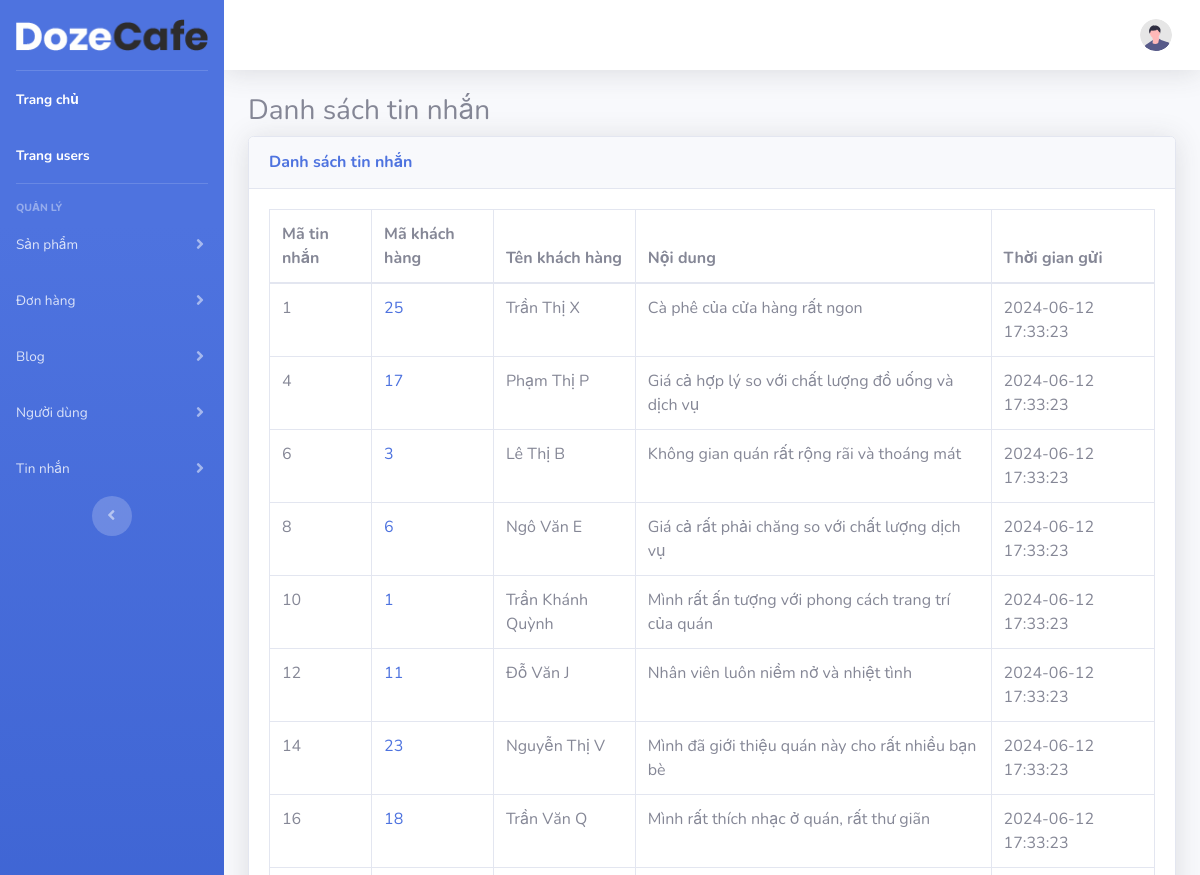
Before: /admin_page/lietketinnhan.php (upper part) with the older database file.
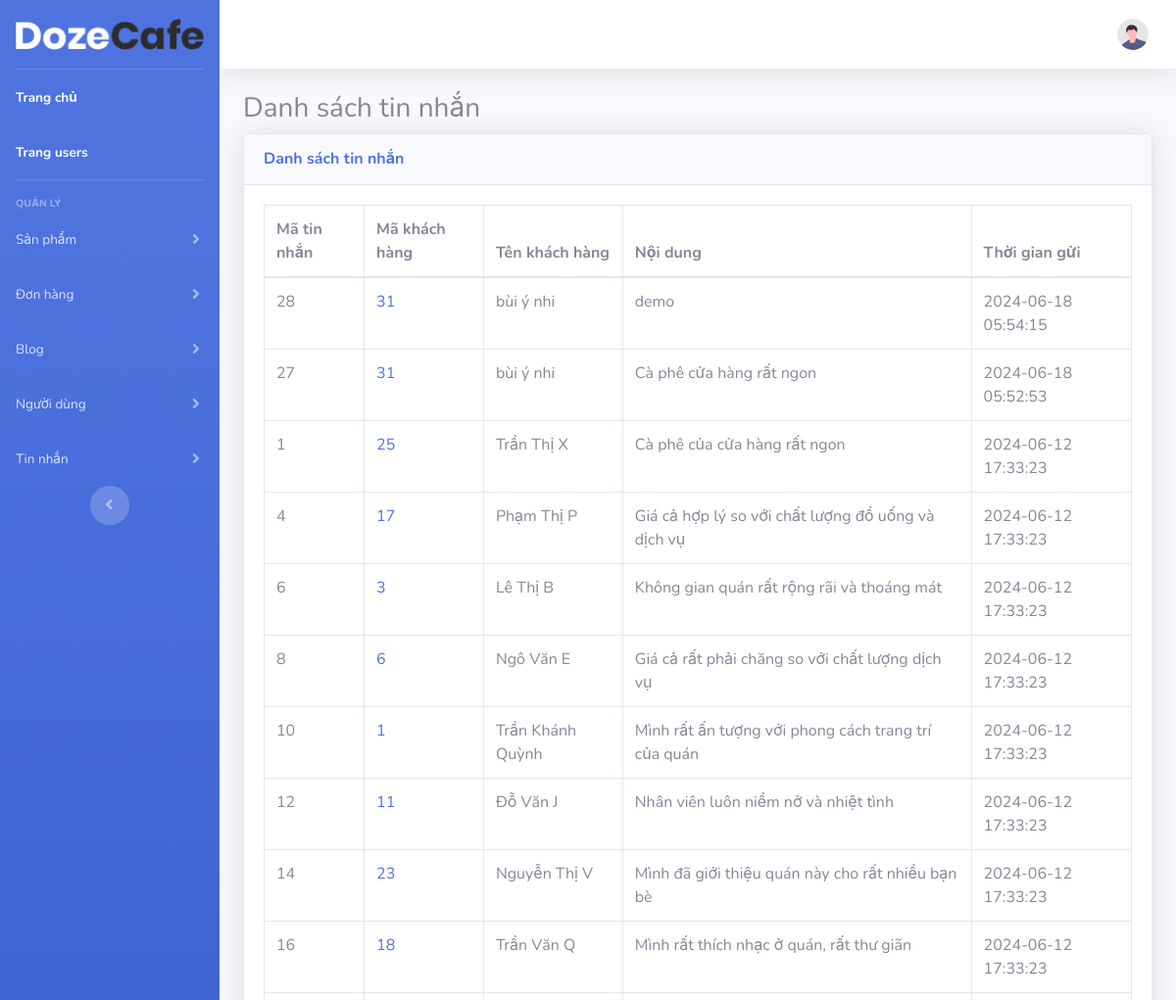
After: the same page with the newer database file.
### tables this page shows
CREATE TABLE `messages` (
  `msg_id` int(11) NOT NULL,
  `users_id` int(11) NOT NULL,
  `content` text DEFAULT NULL,
  `created_at` datetime DEFAULT NULL
);

CREATE TABLE `users` (
  `users_id` int(11) NOT NULL,
  `username` varchar(255) NOT NULL,
  `password` varchar(255) NOT NULL,
  `fullname` varchar(255) NOT NULL,
  `phone` varchar(11) NOT NULL
);

### admin_page/lietketinnhan.php (the view, shortened to what this page needs)
<?php include("includes/header.php"); ?>
<div>
    <h3>Danh sách tin nhắn</h3>
    <div class="card shadow mb-4">
        <div class="card-header py-3">
            <h6 class="m-0 font-weight-bold text-primary">Danh sách tin nhắn</h6>
        </div>
        <div class="card-body">
            <div class="table-responsive">
                <table class="table table-bordered" id="dataTable" width="100%" cellspacing="0">
                    <thead>
                        <tr>
                            <th>Mã tin nhắn</th>
                            <th>Mã khách hàng</th>
                            <th>Tên khách hàng</th>
                            <th>Nội dung</th>
                            <th>Thời gian gửi</th>
                        </tr>
                    <tbody>
                    <?php
                        require("db/conn.php");
                        $sql_str = "SELECT messages.msg_id AS msg_id, users.users_id AS user_id, users.fullname, messages.content, messages.created_at
                                    FROM messages
                                    JOIN users ON users.users_id = messages.users_id
                                    ORDER BY messages.created_at desc;";
                        $result = mysqli_query($conn, $sql_str);
                        while ($row = mysqli_fetch_assoc($result)) {
                    ?>
                    <tr>
                        <td><?= htmlspecialchars($row['msg_id']) ?></td>
                        <td>
                                <a href='users_info.php?users_id=<?= htmlspecialchars($row['user_id']) ?>'>
                                    <?= htmlspecialchars($row['user_id']) ?>
                                </a>
                            </td>
                        <td><?= htmlspecialchars($row['fullname']) ?></td>
                        <td><?= htmlspecialchars($row['content']) ?></td>
                        <td><?= htmlspecialchars($row['created_at']) ?></td>
                    </tr>
                    <?php
                        }
                    ?>
                    </tbody>
                </table>
            </div>
        </div>
    </div>
</div>
<?php include("includes/footer.php"); ?>

Changed rows visible on the page:
added messages: msg_id "28", users.users_id "31", users.fullname "bùi ý nhi", content "demo", created_at "2024-06-18 05:54:15"
added messages: msg_id "27", users.users_id "31", users.fullname "bùi ý nhi", content "Cà phê cửa hàng rất ngon", created_at "2024-06-18 05:52:53"
